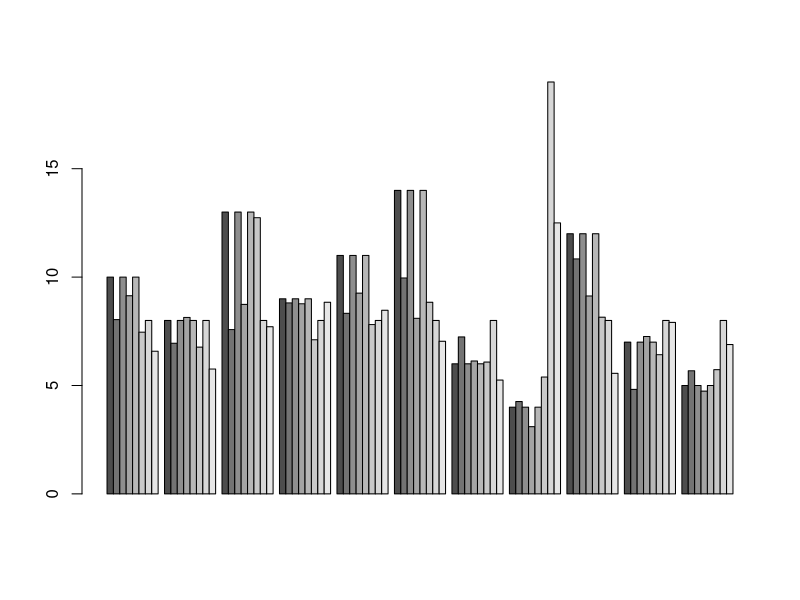
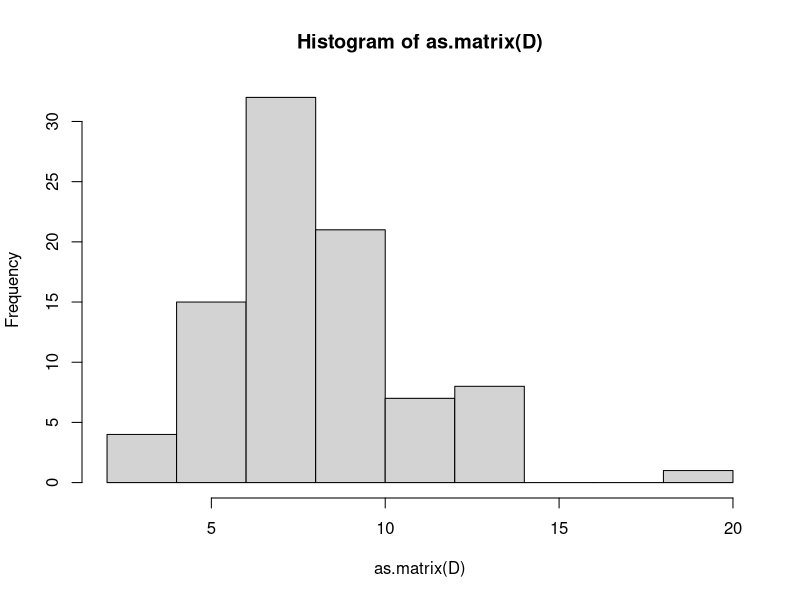

Reproduce these figures in R, in order. (Note: this script raises an error after producing the figures.)
#Week Assignement 7 Datasets

x<- c(10.0, 8.0, 13.0, 9.0, 11.0, 14.0, 6.0, 4.0, 12.0, 7.0, 5.0)
y<- c(8.04, 6.95, 7.58, 8.81, 8.33, 9.96, 7.24, 4.26, 10.84, 4.82, 5.68)
I <- data.frame(x,y)

x<- c(10.0, 8.0, 13.0, 9.0, 11.0, 14.0, 6.0, 4.0, 12.0, 7.0, 5.0)
y<- c(9.14, 8.14, 8.74, 8.77, 9.26, 8.10, 6.13, 3.10, 9.13, 7.26, 4.74)
II <-data.frame(x, y)

x<- c(10.0, 8.0, 13.0, 9.0, 11.0, 14.0, 6.0, 4.0, 12.0, 7.0, 5.0)
y<- c(7.46, 6.77, 12.74, 7.11, 7.81, 8.84, 6.08, 5.39, 8.15, 6.42, 5.73)
III <-data.frame(x,y)

x<- c(8.0, 8.0, 8.0, 8.0, 8.0, 8.0, 8.0, 19.0, 8.0, 8.0, 8.0)
y<- c(6.58, 5.76, 7.71, 8.84, 8.47, 7.04, 5.25, 12.50, 5.56, 7.91, 6.89)
IV <- data.frame(x, y)

D <- data.frame(I, II, III, IV)

barplot(t(as.matrix(D)), beside = TRUE)
hist(as.matrix(D))
D %>% select(as.integer(x), as.integer(y), as.integer(x.1), as.integer(y.1), as.integer(x.2), as.integer(y.2), as.integer(x.3), as.integer(y.3)) %>%
    + summarise(mean(x), mean (y), mean(x.1), mean(y.1), mean(x.2), mean(y.2), mean(x.3), mean(y.3))
